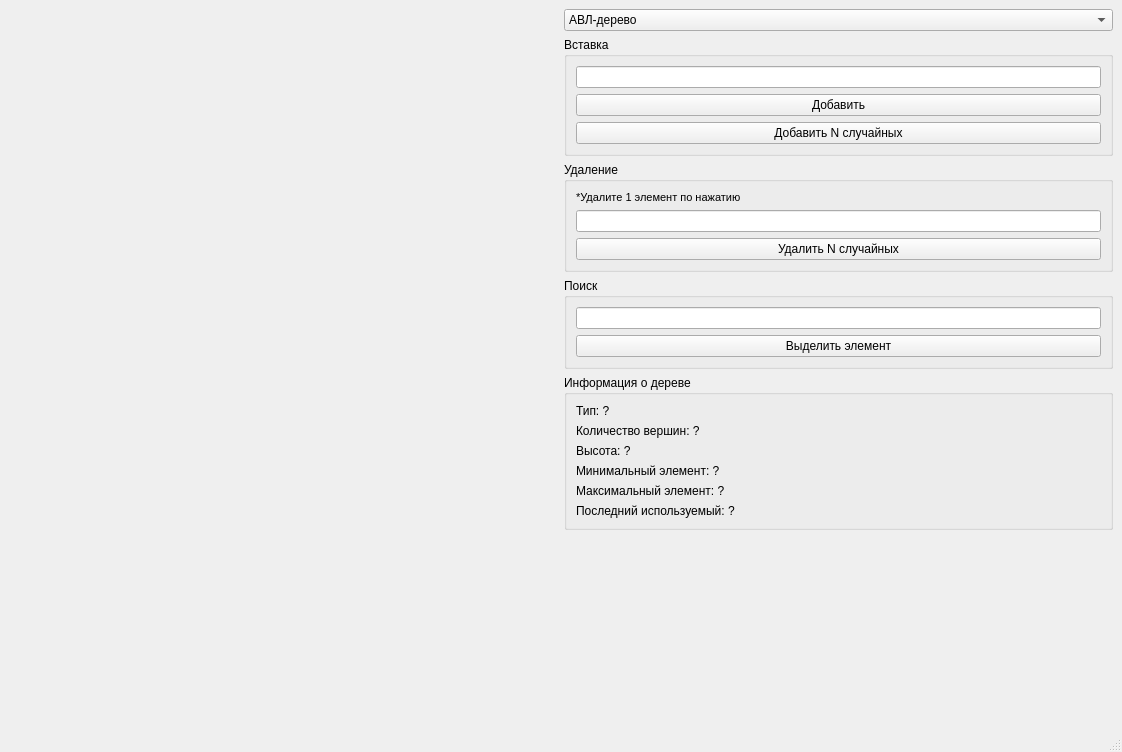
<?xml version="1.0" encoding="UTF-8"?>
<ui version="4.0">
 <class>MainWindow</class>
 <widget class="QMainWindow" name="MainWindow">
  <property name="geometry">
   <rect>
    <x>0</x>
    <y>0</y>
    <width>1122</width>
    <height>752</height>
   </rect>
  </property>
  <property name="windowTitle">
   <string>TreeManager</string>
  </property>
  <widget class="QWidget" name="centralwidget">
   <layout class="QHBoxLayout" name="horizontalLayout_2">
    <item>
     <widget class="MyGraphicsView" name="treeView" native="true"/>
    </item>
    <item>
     <layout class="QVBoxLayout" name="verticalLayout">
      <item>
       <widget class="QComboBox" name="comboBox">
        <item>
         <property name="text">
          <string>АВЛ-дерево</string>
         </property>
        </item>
        <item>
         <property name="text">
          <string>Красно-черное дерево</string>
         </property>
        </item>
        <item>
         <property name="text">
          <string>Декартово дерево</string>
         </property>
        </item>
        <item>
         <property name="text">
          <string>Splay-дерево</string>
         </property>
        </item>
       </widget>
      </item>
      <item>
       <widget class="QGroupBox" name="groupBox">
        <property name="title">
         <string>Вставка</string>
        </property>
        <layout class="QVBoxLayout" name="verticalLayout_5">
         <item>
          <widget class="QLineEdit" name="insertBox">
           <property name="sizePolicy">
            <sizepolicy hsizetype="Preferred" vsizetype="Fixed">
             <horstretch>0</horstretch>
             <verstretch>0</verstretch>
            </sizepolicy>
           </property>
           <property name="minimumSize">
            <size>
             <width>280</width>
             <height>0</height>
            </size>
           </property>
          </widget>
         </item>
         <item>
          <widget class="QPushButton" name="insertButton">
           <property name="text">
            <string>Добавить</string>
           </property>
          </widget>
         </item>
         <item>
          <widget class="QPushButton" name="insertNButton">
           <property name="text">
            <string>Добавить N случайных</string>
           </property>
          </widget>
         </item>
        </layout>
       </widget>
      </item>
      <item>
       <widget class="QGroupBox" name="groupBox_2">
        <property name="title">
         <string>Удаление</string>
        </property>
        <layout class="QVBoxLayout" name="verticalLayout_4">
         <item>
          <widget class="QLabel" name="label_3">
           <property name="font">
            <font>
             <pointsize>8</pointsize>
            </font>
           </property>
           <property name="text">
            <string>*Удалите 1 элемент по нажатию</string>
           </property>
          </widget>
         </item>
         <item>
          <widget class="QLineEdit" name="eraseNBox">
           <property name="sizePolicy">
            <sizepolicy hsizetype="Preferred" vsizetype="Fixed">
             <horstretch>0</horstretch>
             <verstretch>0</verstretch>
            </sizepolicy>
           </property>
          </widget>
         </item>
         <item>
          <widget class="QPushButton" name="eraseNButton">
           <property name="text">
            <string>Удалить N случайных</string>
           </property>
          </widget>
         </item>
        </layout>
       </widget>
      </item>
      <item>
       <widget class="QGroupBox" name="groupBox_3">
        <property name="title">
         <string>Поиск</string>
        </property>
        <layout class="QVBoxLayout" name="verticalLayout_3">
         <item>
          <widget class="QLineEdit" name="findBox">
           <property name="sizePolicy">
            <sizepolicy hsizetype="Preferred" vsizetype="Fixed">
             <horstretch>0</horstretch>
             <verstretch>0</verstretch>
            </sizepolicy>
           </property>
          </widget>
         </item>
         <item>
          <widget class="QPushButton" name="searchButton">
           <property name="text">
            <string>Выделить элемент</string>
           </property>
          </widget>
         </item>
        </layout>
       </widget>
      </item>
      <item>
       <widget class="QGroupBox" name="groupBox_4">
        <property name="title">
         <string>Информация о дереве</string>
        </property>
        <layout class="QVBoxLayout" name="verticalLayout_2">
         <item>
          <widget class="QLabel" name="typeLabel">
           <property name="text">
            <string>Тип: ?</string>
           </property>
          </widget>
         </item>
         <item>
          <widget class="QLabel" name="countLabel">
           <property name="text">
            <string>Количество вершин: ?</string>
           </property>
          </widget>
         </item>
         <item>
          <widget class="QLabel" name="heightLabel">
           <property name="text">
            <string>Высота: ?</string>
           </property>
          </widget>
         </item>
         <item>
          <widget class="QLabel" name="minLabel">
           <property name="text">
            <string>Минимальный элемент: ?</string>
           </property>
          </widget>
         </item>
         <item>
          <widget class="QLabel" name="maxLabel">
           <property name="text">
            <string>Максимальный элемент: ?</string>
           </property>
          </widget>
         </item>
         <item>
          <widget class="QLabel" name="lastLabel">
           <property name="text">
            <string>Последний используемый: ?</string>
           </property>
          </widget>
         </item>
        </layout>
       </widget>
      </item>
      <item>
       <spacer name="verticalSpacer">
        <property name="orientation">
         <enum>Qt::Vertical</enum>
        </property>
        <property name="sizeHint" stdset="0">
         <size>
          <width>20</width>
          <height>40</height>
         </size>
        </property>
       </spacer>
      </item>
     </layout>
    </item>
   </layout>
  </widget>
  <widget class="QStatusBar" name="statusbar"/>
  <widget class="QMenuBar" name="menubar">
   <property name="geometry">
    <rect>
     <x>0</x>
     <y>0</y>
     <width>1122</width>
     <height>21</height>
    </rect>
   </property>
  </widget>
 </widget>
 <customwidgets>
  <customwidget>
   <class>MyGraphicsView</class>
   <extends>QWidget</extends>
   <header>mygraphicsview.h</header>
   <container>1</container>
  </customwidget>
 </customwidgets>
 <resources/>
 <connections/>
</ui>
